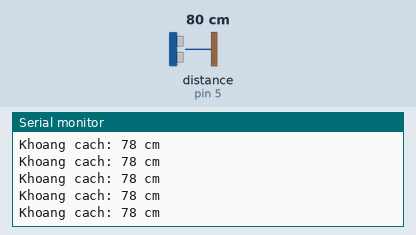
The sketch below on a simulated Arduino Uno, built with avr-gcc and run on an emulated ATmega328P. Parts: the last lines printed to the serial monitor. Wiring (inferred from the names in the program): ultrasonic range finder: trigger pin 4; echo pin 5. The inputs (shaded band) are chosen by the test bench; at power-on: distance to the obstacle (sensor on pin 5) 80 cm. The echo pulse lasts 58.3 µs per cm.

Above: at 1.2 s.
1.3 s: distance to the obstacle (sensor on pin 5) set to 2 cm
At 1.38 s:
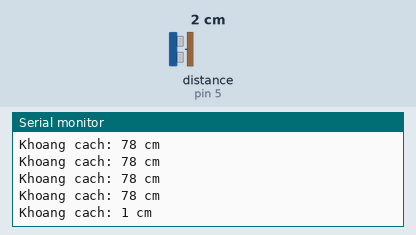
4.3 s: distance to the obstacle (sensor on pin 5) set to 250 cm
At 4.41 s:
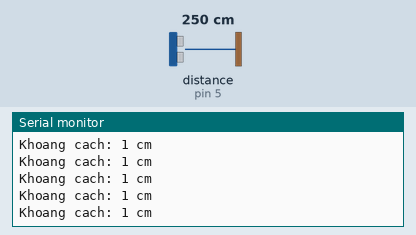
Timing chart, 0 to 7.3 s (numbered marks = the images above; inputs shaded):
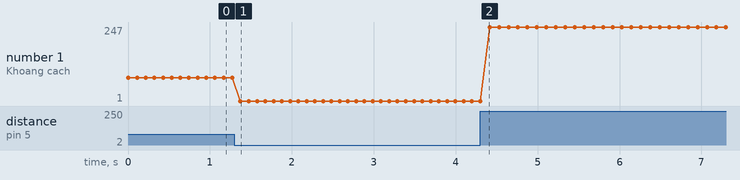

The sketch:

TX_HC-SR04.ino
```cpp
#include <SoftwareSerial.h>

const int TRIG_PIN = 4;
const int ECHO_PIN = 5;
SoftwareSerial BTSerial(10, 11);

char lastSentCommand = ' ';

void setup() {
  Serial.begin(9600);
  BTSerial.begin(9600);

  pinMode(TRIG_PIN, OUTPUT);
  pinMode(ECHO_PIN, INPUT);
}

void loop() {
  digitalWrite(TRIG_PIN, LOW);
  delayMicroseconds(2);
  digitalWrite(TRIG_PIN, HIGH);
  delayMicroseconds(10);
  digitalWrite(TRIG_PIN, LOW);

  long duration = pulseIn(ECHO_PIN, HIGH, 30000);
  int distance = duration * 0.034 / 2;

  Serial.print("Khoang cach: ");
  Serial.print(distance);
  Serial.println(" cm");

  char commandToSend = lastSentCommand;
  if ( distance <= 20) {
    commandToSend = 'A';
  }
  else {
    commandToSend = 'B';
  }

  if (commandToSend != lastSentCommand) {
    BTSerial.write(commandToSend);
    lastSentCommand = commandToSend;
  }

  delay(100);
}
```

Measured:
- after the input at 1.3 s, the serial monitor: prints a new line after 0.07 s (image 1)
- plotted number 1: 78 → 1 after the input at 1.3 s, 1 → 247 after the input at 4.3 s
